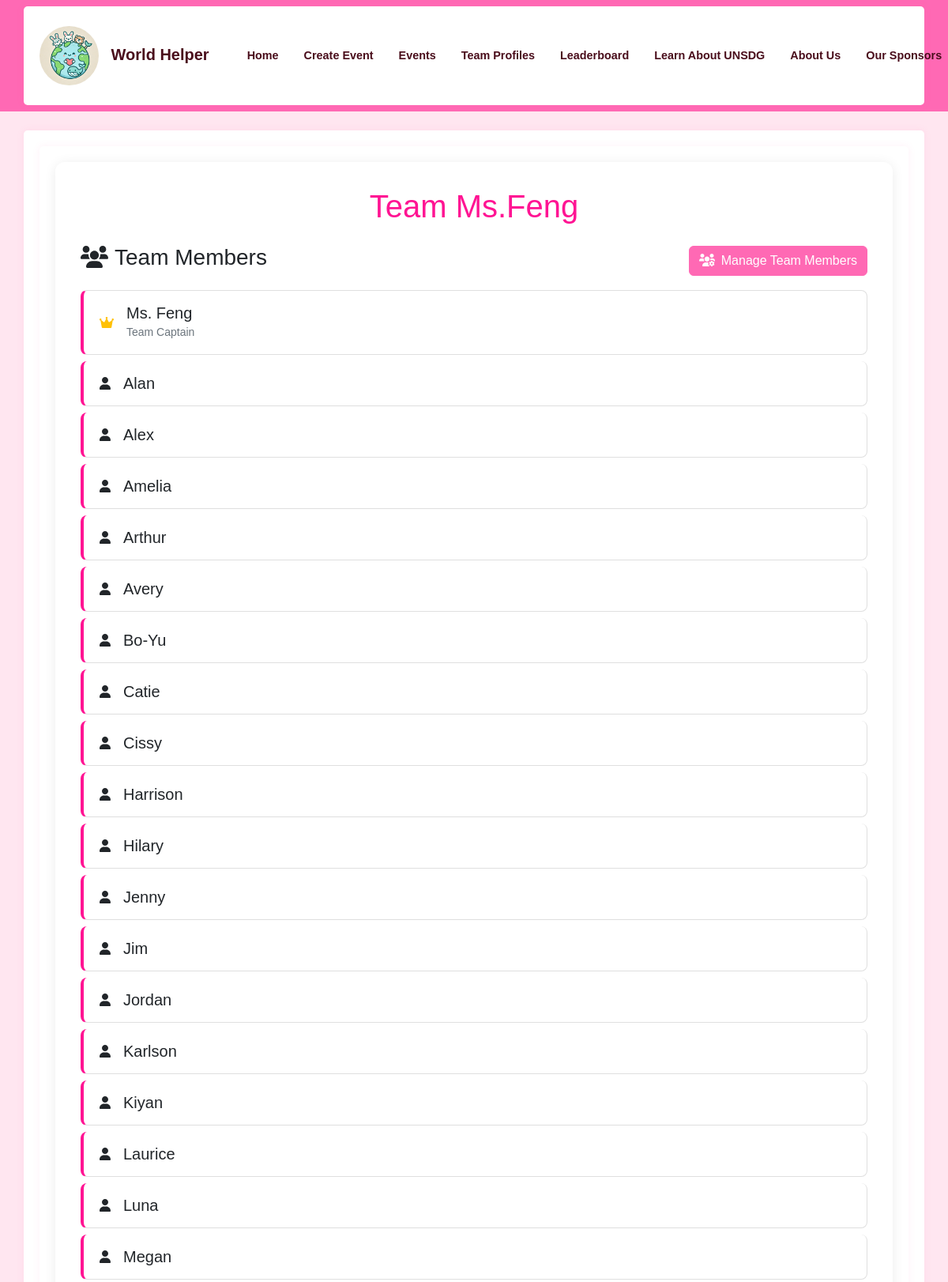
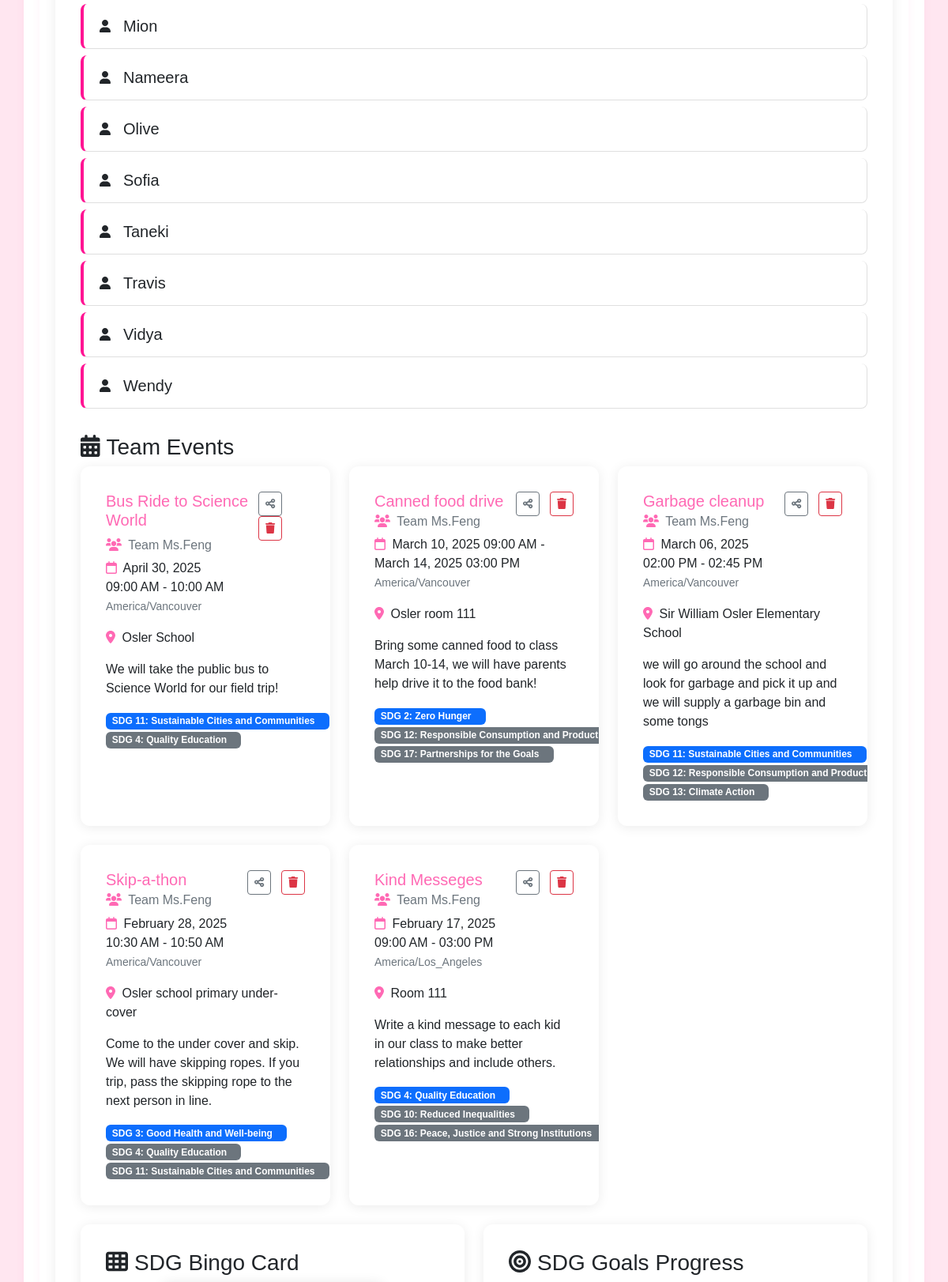
Page /team/2 (upper part) on the committed database (2 pictures, top to bottom).
### app/models.py (models this page shows, shortened)
class Team(db.Model):
    id = db.Column(db.Integer, primary_key=True)
    team_phrase = db.Column(db.String(100), nullable=False)
    name = db.Column(db.String(64), nullable=False)
    members = db.relationship('TeamMember', backref='team', lazy='dynamic',
                            cascade='all, delete-orphan')
    events = db.relationship('Event', backref='team', lazy='dynamic',
                           cascade='all, delete-orphan')
    bingo_card = db.relationship('BingoCard', backref='team', uselist=False,
                                cascade='all, delete-orphan')
    created_at = db.Column(db.DateTime, default=datetime.utcnow)

class TeamMember(db.Model):
    id = db.Column(db.Integer, primary_key=True)
    name = db.Column(db.String(64), nullable=False)
    team_id = db.Column(db.Integer, db.ForeignKey('team.id', ondelete='CASCADE'), nullable=False)
    is_captain = db.Column(db.Boolean, default=False)
    __table_args__ = (
        db.UniqueConstraint('team_id', 'name', name='unique_member_per_team'),
    )

class Event(db.Model):
    id = db.Column(db.Integer, primary_key=True)
    title = db.Column(db.String(100), nullable=False)
    description = db.Column(db.Text(1000))
    start_date = db.Column(db.DateTime, nullable=False)
    end_date = db.Column(db.DateTime, nullable=False)
    timezone = db.Column(db.String(50), nullable=False)
    location = db.Column(db.String(100))
    team_id = db.Column(db.Integer, db.ForeignKey('team.id', ondelete='CASCADE'), nullable=False)
    sdg_goals = db.Column(JSONType)
    created_at = db.Column(db.DateTime, default=datetime.utcnow)

### app/main/routes.py (the view)
@bp.route('/team/<int:team_id>')
def team(team_id):
    team = Team.query.get_or_404(team_id)
    events = team.events.order_by(Event.start_date.desc()).all()
    bingo_card = BingoCard.query.filter_by(team_id=team_id).first()
    team_sdg_goals = set()
    for event in events:
        if event.sdg_goals and 'goals' in event.sdg_goals:
            team_sdg_goals.update(event.sdg_goals['goals'])
    all_sdg_goals = [
        {
            'number': i,
            'description': SDG_DESCRIPTIONS[i],
            'achieved': i in team_sdg_goals
        } for i in range(1, 18)
    ]
    return render_template('team.html',
                         team=team,
                         events=events,
                         bingo_card=bingo_card,
                         sdg_descriptions=SDG_DESCRIPTIONS,
                         all_sdg_goals=all_sdg_goals)

### app/main/routes.py (called while the page is built)
@bp.context_processor
def utility_processor():
    return dict(SDG_DESCRIPTIONS=SDG_DESCRIPTIONS)

### app/models.py (called while the page is built)
    def process_result_value(self, value, dialect):
        if value is None:
            return None
        return json.loads(value)

### app/templates/team.html (shortened to what this page needs)
{% extends "base.html" %}
{% block content %}
<div class="container">
    <div class="card">
        <div class="card-body">
            <h1 class="card-title text-center mb-4">{{ team.name }}</h1>
            <div class="mb-4">
                <div class="d-flex justify-content-between align-items-center mb-3">
                    <h3><i class="fas fa-users me-2"></i>Team Members</h3>
                    <button class="btn btn-primary" data-bs-toggle="modal" data-bs-target="#teamManageModal">
                        <i class="fas fa-users-cog me-2"></i>Manage Team Members
                    </button>
                </div>
                <div class="list-group">
                    {% for member in team.members %}
                        {% if member.is_captain %}
                        <div class="list-group-item">
                            <div class="d-flex align-items-center">
                                <i class="fas fa-crown text-warning me-3"></i>
                                <div>
                                    <h5 class="mb-0">{{ member.name }}</h5>
                                    <small class="text-muted">Team Captain</small>
                                </div>
                            </div>
                        </div>
                        {% endif %}
                    {% endfor %}
                    {% for member in team.members %}
                        {% if not member.is_captain %}
                        <div class="list-group-item">
                            <div class="d-flex align-items-center">
                                <i class="fas fa-user me-3"></i>
                                <div>
                                    <h5 class="mb-0">{{ member.name }}</h5>
                                </div>
                            </div>
                        </div>
                        {% endif %}
                    {% endfor %}
                </div>
            </div>
            <div class="mb-4">
                <h3><i class="fas fa-calendar-alt me-2"></i>Team Events</h3>
                {% if events %}
                <div class="row row-cols-1 row-cols-md-2 row-cols-lg-3 g-4">
                    {% for event in events %}
                    <div class="col">
                        <div class="card h-100">
                            <div class="card-body">
                                <div class="d-flex justify-content-between align-items-start">
                                    <h5 class="card-title" style="color: #FF69B4;">{{ event.title }}</h5>
                                    <div>
                                        <button class="btn btn-outline-secondary btn-sm me-2"
                                                onclick="copyEventDetails(this)"
                                                data-event-id="{{ event.id }}"
                                                title="Copy event details">
                                            <i class="fas fa-share-alt"></i>
                                        </button>
                                        <button class="btn btn-outline-danger btn-sm"
                                                onclick="showDeleteEventModal('{{ event.id }}', '{{ event.title }}')">
                                            <i class="fas fa-trash"></i>
                                        </button>
                                    </div>
                                </div>
                                <h6 class="card-subtitle mb-2 text-muted">
                                    <i class="fas fa-users me-1" style="color: #FF69B4;"></i>
                                    {{ event.team.name }}
                                </h6>
                                <p class="card-text">
                                    <i class="far fa-calendar me-1" style="color: #FF69B4;"></i>
                                    {% if event.start_date.date() == event.end_date.date() %}
                                        {{ event.start_date.strftime('%B %d, %Y') }}<br>
                                        {{ event.start_date.strftime('%I:%M %p') }} - {{ event.end_date.strftime('%I:%M %p') }}
                                    {% else %}
                                        {{ event.start_date.strftime('%B %d, %Y %I:%M %p') }} -<br>
                                        {{ event.end_date.strftime('%B %d, %Y %I:%M %p') }}
                                    {% endif %}
                                    <br>
                                    <small class="text-muted">{{ event.timezone }}</small>
                                </p>
                                {% if event.location %}
                                <p class="card-text">
                                    <i class="fas fa-map-marker-alt me-1" style="color: #FF69B4;"></i>
                                    {{ event.location }}
                                </p>
                                {% endif %}
                                {% if event.description %}
                                <p class="card-text">{{ event.description }}</p>
                                {% endif %}
                                {% if event.sdg_goals %}
                                <div class="mt-2">
                                    {% for goal in event.sdg_goals.goals %}
                                    <span class="badge {% if goal == event.sdg_goals.primary %}bg-primary{% else %}bg-secondary{% endif %} me-1">
                                        SDG {{ goal }}: {{ sdg_descriptions[goal] }}
                                    </span>
                                    {% endfor %}
                                </div>
                                {% endif %}
                            </div>
                        </div>
                    </div>
                    {% endfor %}
                </div>
                {% else %}
                <p class="text-muted">No events created yet.</p>
                {% endif %}
            </div>
            <div class="row mb-4">
                <div class="col-md-6">
                    <div class="card h-100">
                        <div class="card-body">
                            <h3><i class="fas fa-th me-2"></i>SDG Bingo Card</h3>
                        </div>
                    </div>
                </div>
                <div class="col-md-6">
                    <div class="card h-100">
                        <div class="card-body">
                            <h3><i class="fas fa-bullseye me-2"></i>SDG Goals Progress</h3>
                        </div>
                    </div>
                </div>
            </div>
        </div>
    </div>
</div>
{% endblock %}

### app/static/css/custom.css (style rules this page uses)
:root { --pink-primary: #FF1493; --pink-secondary: #FF69B4; --pink-light: #FFE6F0; --pink-border: #FFCCE6; --pink-hover: #FF1493; --pink-dark: #4a0e1c; }
body { font-family: 'Arial', sans-serif; background-color: var(--pink-light); }
.container { background-color: #ffffff; border-radius: 5px; padding: 20px; box-shadow: 0 0 10px rgba(255, 105, 180, 0.1); }
h1, .world-helper-title { color: var(--pink-primary); margin-bottom: 20px; }
.btn-primary { background-color: var(--pink-secondary); border-color: var(--pink-secondary); }
.badge { position: relative; padding-right: 1.5em; }
.list-group-item { padding: 1rem 1.25rem; border-left: 4px solid var(--pink-primary); margin-bottom: 0.5rem; border-radius: 8px !important; transition: all 0.3s ease; }
.card { border: 2px solid var(--pink-border); border-radius: 12px; box-shadow: 0 4px 6px rgba(0, 0, 0, 0.1); overflow: hidden; }
.card-body { padding: 2rem; }
.card { border: none; box-shadow: 0 2px 15px rgba(0,0,0,0.08); transition: transform 0.2s ease; }

### app/templates/team.html (style rules this page uses)
body { overflow-y: scroll !important; padding-right: 0 !important; }

### rows in the picture
Team: name "Team Ms.Feng"
TeamMember: name "Ms. Feng"
TeamMember: name "Alan"
TeamMember: name "Alex"
TeamMember: name "Amelia"
TeamMember: name "Arthur"
TeamMember: name "Avery"
TeamMember: name "Bo-Yu"
TeamMember: name "Catie"
TeamMember: name "Cissy"
TeamMember: name "Harrison"
TeamMember: name "Hilary"
TeamMember: name "Jenny"
TeamMember: name "Jim"
TeamMember: name "Jordan"
TeamMember: name "Karlson"
TeamMember: name "Kiyan"
TeamMember: name "Laurice"
TeamMember: name "Luna"
TeamMember: name "Megan"
TeamMember: name "Mion"
TeamMember: name "Nameera"
TeamMember: name "Olive"
TeamMember: name "Sofia"
TeamMember: name "Taneki"
TeamMember: name "Travis"
TeamMember: name "Vidya"
TeamMember: name "Wendy"
Event: title "Bus Ride to Science World", team.name "Team Ms.Feng", start_date "April 30, 2025", start_date "09:00 AM", end_date "10:00 AM", timezone "America/Vancouver", location "Osler School", description "We will take the public bus to Science World for our field trip!", goals "11" "4", sdg_descriptions "Sustainable Cities and Communities" "Quality Education"
Event: title "Canned food drive", team.name "Team Ms.Feng", start_date "March 10, 2025 09:00 AM", end_date "March 14, 2025 03:00 PM", timezone "America/Vancouver", location "Osler room 111", description "Bring some canned food to class March 10-14, we will have parents help drive it to the food bank!", goals "2" "12" "17", sdg_descriptions "Zero Hunger" "Responsible Consumption and…" "Partnerships for the Goals"
Event: title "Garbage cleanup", team.name "Team Ms.Feng", start_date "March 06, 2025", start_date "02:00 PM", end_date "02:45 PM", timezone "America/Vancouver", location "Sir William Osler Elementary School", description "we will go around the school and look for garbage and pick it up and we will supply a garbage bin and some tongs", goals "11" "12" "13", sdg_descriptions "Sustainable Cities and Communities" "Responsible Consumption and…" "Climate Action"
Event: title "Skip-a-thon", team.name "Team Ms.Feng", start_date "February 28, 2025", start_date "10:30 AM", end_date "10:50 AM", timezone "America/Vancouver", location "Osler school primary under-cover", description "Come to the under cover and skip. We will have skipping ropes. If you trip, pass the skipping rope to the next person in line.", goals "3" "4" "11", sdg_descriptions "Good Health and Well-being" "Quality Education" "Sustainable Cities and Communities"
Event: title "Kind Messeges", team.name "Team Ms.Feng", start_date "February 17, 2025", start_date "09:00 AM", end_date "03:00 PM", timezone "America/Los_Angeles", location "Room 111", description "Write a kind message to each kid in our class to make better relationships and include others.", goals "4" "10" "16", sdg_descriptions "Quality Education" "Reduced Inequalities" "Peace, Justice and Strong Institutions"
